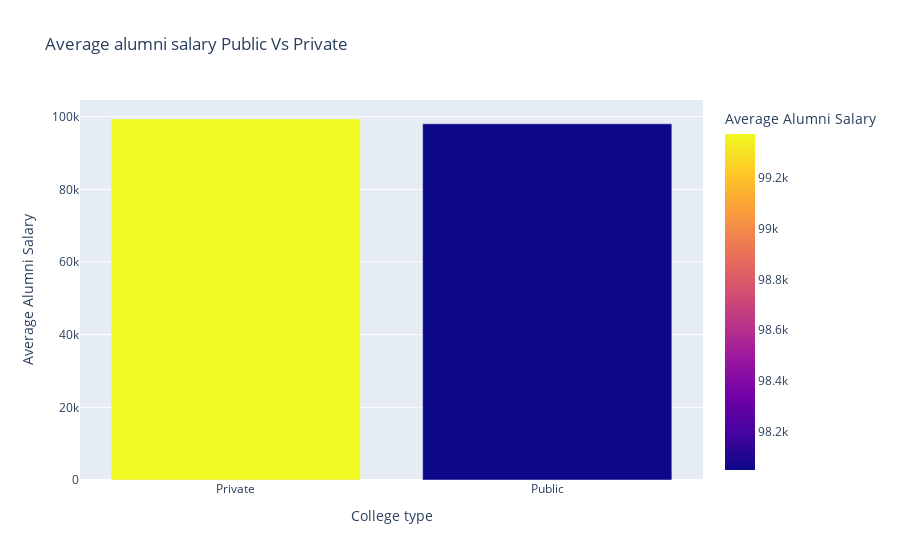

Source (notebook cell):
### Code cell
# Average alumni salary Public Vs Private

alu_sal = pd.read_sql('select "Public/Private" as "College type", avg("Alumni Salary") as "Average Alumni Salary" from college group by "College type";', connection)
px.bar(alu_sal, y="Average Alumni Salary", x="College type", title="Average alumni salary Public Vs Private", color="Average Alumni Salary")

### Figure 1 — Plotly figure (JSON) as saved in the notebook; plotly's stock layout.template omitted (floating-point values rounded to 4 significant figures)
{"data": [{"alignmentgroup": "True", "hovertemplate": "College type=%{x}<br>Average Alumni Salary=%{marker.color}<extra></extra>", "legendgroup": "", "marker": {"color": [99370.0, 98050], "coloraxis": "coloraxis", "pattern": {"shape": ""}}, "name": "", "offsetgroup": "", "orientation": "v", "showlegend": false, "textposition": "auto", "type": "bar", "x": ["Private", "Public"], "xaxis": "x", "y": [99370.0, 98050], "yaxis": "y"}], "layout": {"barmode": "relative", "coloraxis": {"colorbar": {"title": {"text": "Average Alumni Salary"}}, "colorscale": [[0, "#0d0887"], [0.1111, "#46039f"], [0.2222, "#7201a8"], [0.3333, "#9c179e"], [0.4444, "#bd3786"], [0.5556, "#d8576b"], [0.6667, "#ed7953"], [0.7778, "#fb9f3a"], [0.8889, "#fdca26"], [1, "#f0f921"]]}, "legend": {"tracegroupgap": 0}, "title": {"text": "Average alumni salary Public Vs Private"}, "xaxis": {"anchor": "y", "domain": [0, 1], "title": {"text": "College type"}}, "yaxis": {"anchor": "x", "domain": [0, 1], "title": {"text": "Average Alumni Salary"}}}}
